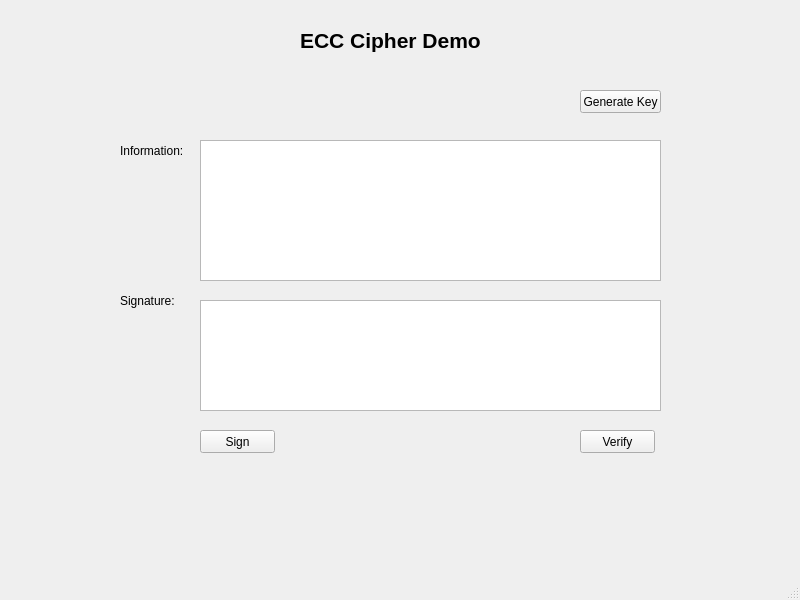
<?xml version="1.0" encoding="UTF-8"?>
<ui version="4.0">
 <class>MainWindow</class>
 <widget class="QMainWindow" name="MainWindow">
  <property name="geometry">
   <rect>
    <x>0</x>
    <y>0</y>
    <width>800</width>
    <height>600</height>
   </rect>
  </property>
  <property name="windowTitle">
   <string>MainWindow</string>
  </property>
  <widget class="QWidget" name="centralwidget">
   <widget class="QLabel" name="label">
    <property name="geometry">
     <rect>
      <x>300</x>
      <y>20</y>
      <width>211</width>
      <height>41</height>
     </rect>
    </property>
    <property name="text">
     <string>&lt;html&gt;&lt;head/&gt;&lt;body&gt;&lt;p&gt;&lt;span style=&quot; font-size:16pt; font-weight:600;&quot;&gt;ECC Cipher Demo&lt;/span&gt;&lt;/p&gt;&lt;/body&gt;&lt;/html&gt;</string>
    </property>
   </widget>
   <widget class="QLabel" name="label_2">
    <property name="geometry">
     <rect>
      <x>120</x>
      <y>140</y>
      <width>71</width>
      <height>21</height>
     </rect>
    </property>
    <property name="text">
     <string>Information: </string>
    </property>
   </widget>
   <widget class="QLabel" name="label_3">
    <property name="geometry">
     <rect>
      <x>120</x>
      <y>290</y>
      <width>71</width>
      <height>21</height>
     </rect>
    </property>
    <property name="text">
     <string>Signature: </string>
    </property>
   </widget>
   <widget class="QTextEdit" name="txt_sign">
    <property name="geometry">
     <rect>
      <x>200</x>
      <y>300</y>
      <width>461</width>
      <height>111</height>
     </rect>
    </property>
   </widget>
   <widget class="QPushButton" name="btn_gen_keys">
    <property name="geometry">
     <rect>
      <x>580</x>
      <y>90</y>
      <width>81</width>
      <height>23</height>
     </rect>
    </property>
    <property name="text">
     <string>Generate Key</string>
    </property>
   </widget>
   <widget class="QPushButton" name="btn_sign">
    <property name="geometry">
     <rect>
      <x>200</x>
      <y>430</y>
      <width>75</width>
      <height>23</height>
     </rect>
    </property>
    <property name="text">
     <string>Sign</string>
    </property>
   </widget>
   <widget class="QPushButton" name="btn_verify">
    <property name="geometry">
     <rect>
      <x>580</x>
      <y>430</y>
      <width>75</width>
      <height>23</height>
     </rect>
    </property>
    <property name="text">
     <string>Verify</string>
    </property>
   </widget>
   <widget class="QTextEdit" name="txt_info">
    <property name="geometry">
     <rect>
      <x>200</x>
      <y>140</y>
      <width>461</width>
      <height>141</height>
     </rect>
    </property>
   </widget>
  </widget>
  <widget class="QMenuBar" name="menubar">
   <property name="geometry">
    <rect>
     <x>0</x>
     <y>0</y>
     <width>800</width>
     <height>21</height>
    </rect>
   </property>
  </widget>
  <widget class="QStatusBar" name="statusbar"/>
 </widget>
 <resources/>
 <connections/>
</ui>
